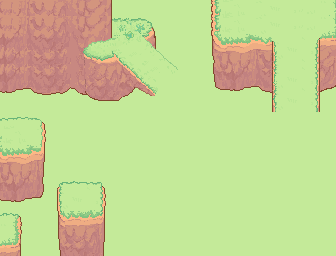

This is a level from a 2D game, rendered from its Tiled map with the project's own tilesets. A one-line summary and the complete map file follow:
An orthogonal 21x16 tile map with 16x16 px tiles, 4 tile layers (grass, Cliff, Cliff2, route2).

<map version="1.10" tiledversion="1.11.0" orientation="orthogonal" renderorder="right-down" width="21" height="16" tilewidth="16" tileheight="16" infinite="0" nextlayerid="11" nextobjectid="1">
 <tileset firstgid="1" source="../Tileset/TileAtlas_Alltile_1.tsx" />
 <layer id="1" name="grass" width="21" height="16">
  <data encoding="csv">
29,29,29,29,29,29,29,29,29,29,29,29,29,29,29,29,29,29,29,29,29,
29,29,29,29,29,29,29,29,29,29,29,29,29,29,29,29,29,29,29,29,29,
29,29,29,29,29,29,29,29,29,29,29,29,29,29,29,29,29,29,29,29,29,
29,29,29,29,29,29,29,29,29,29,29,29,29,29,29,29,29,29,29,29,29,
29,29,29,29,29,29,29,29,29,29,29,29,29,29,29,29,29,29,29,29,29,
29,29,29,29,29,29,29,29,29,29,29,29,29,29,29,29,29,29,29,29,29,
29,29,29,29,29,29,29,29,29,29,29,29,29,29,29,29,29,29,29,29,29,
29,29,29,29,29,29,29,29,29,29,29,29,29,29,29,29,29,29,29,29,29,
29,29,29,29,29,29,29,29,29,29,29,29,29,29,29,29,29,29,29,29,29,
29,29,29,29,29,29,29,29,29,29,29,29,29,29,29,29,29,29,29,29,29,
29,29,29,29,29,29,29,29,29,29,29,29,29,29,29,29,29,29,29,29,29,
29,29,29,29,29,29,29,29,29,29,29,29,29,29,29,29,29,29,29,29,29,
29,29,29,29,29,29,29,29,29,29,29,29,29,29,29,29,29,29,29,29,29,
29,29,29,29,29,29,29,29,29,29,29,29,29,29,29,29,29,29,29,29,29,
29,29,29,29,29,29,29,29,29,29,29,29,29,29,29,29,29,29,29,29,29,
29,29,29,29,29,29,29,29,29,29,29,29,29,29,29,29,29,29,29,29,29
</data>
 </layer>
 <layer id="8" name="Cliff" width="21" height="16">
  <data encoding="csv">
428,429,430,431,432,433,434,435,0,0,0,0,0,38,39,40,41,42,43,44,45,
428,429,430,431,432,433,434,460,0,0,0,0,0,38,39,40,41,42,43,44,45,
453,454,455,456,457,458,459,0,0,0,0,0,0,63,64,65,66,67,68,69,70,
478,479,480,481,482,483,484,0,0,0,0,0,0,88,89,90,91,92,93,94,95,
478,479,480,481,482,483,484,0,0,0,0,0,0,113,114,115,116,117,118,119,120,
503,504,505,506,507,508,509,0,0,0,0,0,0,138,139,140,141,142,143,144,145,
0,0,0,0,0,0,0,0,0,0,0,0,0,0,0,0,0,0,0,0,0,
0,0,0,0,0,0,0,0,0,0,0,0,0,0,0,0,0,0,0,0,0,
0,0,0,0,0,0,0,0,0,0,0,0,0,0,0,0,0,0,0,0,0,
0,0,0,0,0,0,0,0,0,0,0,0,0,0,0,0,0,0,0,0,0,
0,0,0,0,0,0,0,0,0,0,0,0,0,0,0,0,0,0,0,0,0,
0,0,0,0,0,0,0,0,0,0,0,0,0,0,0,0,0,0,0,0,0,
0,0,0,0,0,0,0,0,0,0,0,0,0,0,0,0,0,0,0,0,0,
0,0,0,0,0,0,0,0,0,0,0,0,0,0,0,0,0,0,0,0,0,
0,0,0,0,0,0,0,0,0,0,0,0,0,0,0,0,0,0,0,0,0,
0,0,0,0,0,0,0,0,0,0,0,0,0,0,0,0,0,0,0,0,0
</data>
 </layer>
 <layer id="7" name="Cliff2" width="21" height="16">
  <data encoding="csv">
0,0,0,0,0,0,0,0,0,0,0,0,0,0,0,0,0,0,0,0,0,
0,0,0,0,0,208,209,210,211,212,0,0,0,0,0,0,0,0,0,0,0,
0,0,0,0,0,233,234,235,236,237,0,0,0,0,0,0,0,321,322,323,0,
0,0,0,0,0,258,259,260,261,262,0,0,0,0,0,0,0,346,347,348,0,
0,0,0,0,0,283,284,285,286,287,0,0,0,0,0,0,0,371,372,373,0,
0,0,0,0,0,308,309,310,311,312,0,0,0,0,0,0,0,396,397,398,0,
0,0,0,0,0,333,334,335,336,337,0,0,0,0,0,0,0,421,422,423,0,
164,165,166,0,0,0,0,0,0,0,0,0,0,0,0,0,0,0,0,0,0,
189,190,191,0,0,0,0,0,0,0,0,0,0,0,0,0,0,0,0,0,0,
214,215,216,0,0,0,0,0,0,0,0,0,0,0,0,0,0,0,0,0,0,
239,240,241,0,0,0,0,0,0,0,0,0,0,0,0,0,0,0,0,0,0,
264,265,266,167,168,169,170,0,0,0,0,0,0,0,0,0,0,0,0,0,0,
289,290,291,192,193,194,195,0,0,0,0,0,0,0,0,0,0,0,0,0,0,
173,174,0,217,218,219,220,0,0,0,0,0,0,0,0,0,0,0,0,0,0,
198,199,0,242,243,244,245,0,0,0,0,0,0,0,0,0,0,0,0,0,0,
223,224,0,267,268,269,270,0,0,0,0,0,0,0,0,0,0,0,0,0,0
</data>
 </layer>
 <layer id="9" name="route2" width="21" height="16">
  <data encoding="csv">
0,0,0,0,0,0,0,0,0,0,0,0,0,0,0,0,0,0,0,0,0,
0,0,0,0,0,0,0,0,0,0,0,0,0,0,0,0,0,0,0,0,0,
0,0,0,0,0,0,0,253,254,255,256,0,0,0,0,0,0,0,0,0,0,
0,0,0,0,0,0,0,278,279,280,281,0,0,0,0,0,0,0,0,0,0,
0,0,0,0,0,0,0,303,304,305,306,307,0,0,0,0,0,0,0,0,0,
0,0,0,0,0,0,0,328,329,330,331,0,0,0,0,0,0,0,0,0,0,
0,0,0,0,0,0,0,0,0,0,0,0,0,0,0,0,0,0,0,0,0,
0,0,0,0,0,0,0,0,0,0,0,0,0,0,0,0,0,0,0,0,0,
0,0,0,0,0,0,0,0,0,0,0,0,0,0,0,0,0,0,0,0,0,
0,0,0,0,0,0,0,0,0,0,0,0,0,0,0,0,0,0,0,0,0,
0,0,0,0,0,0,0,0,0,0,0,0,0,0,0,0,0,0,0,0,0,
0,0,0,0,0,0,0,0,0,0,0,0,0,0,0,0,0,0,0,0,0,
0,0,0,0,0,0,0,0,0,0,0,0,0,0,0,0,0,0,0,0,0,
0,0,0,0,0,0,0,0,0,0,0,0,0,0,0,0,0,0,0,0,0,
0,0,0,0,0,0,0,0,0,0,0,0,0,0,0,0,0,0,0,0,0,
0,0,0,0,0,0,0,0,0,0,0,0,0,0,0,0,0,0,0,0,0
</data>
 </layer>
</map>